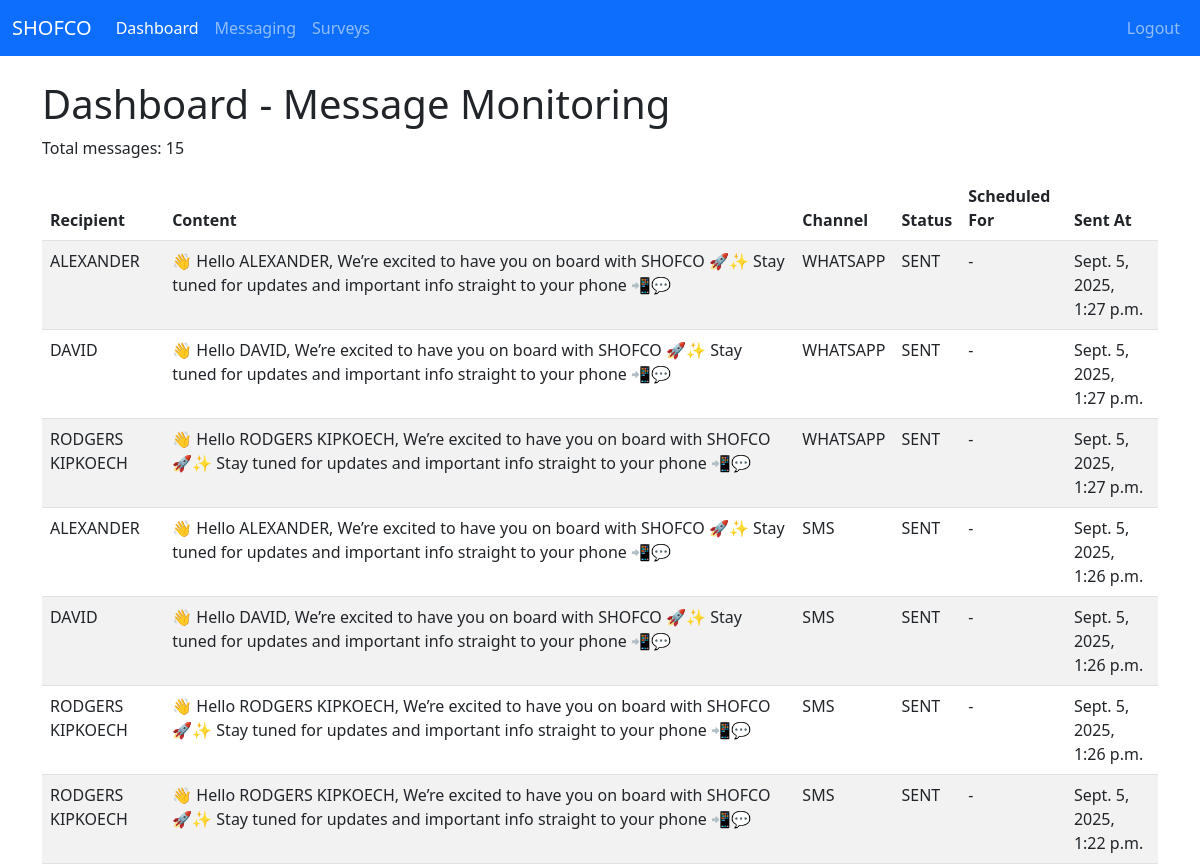
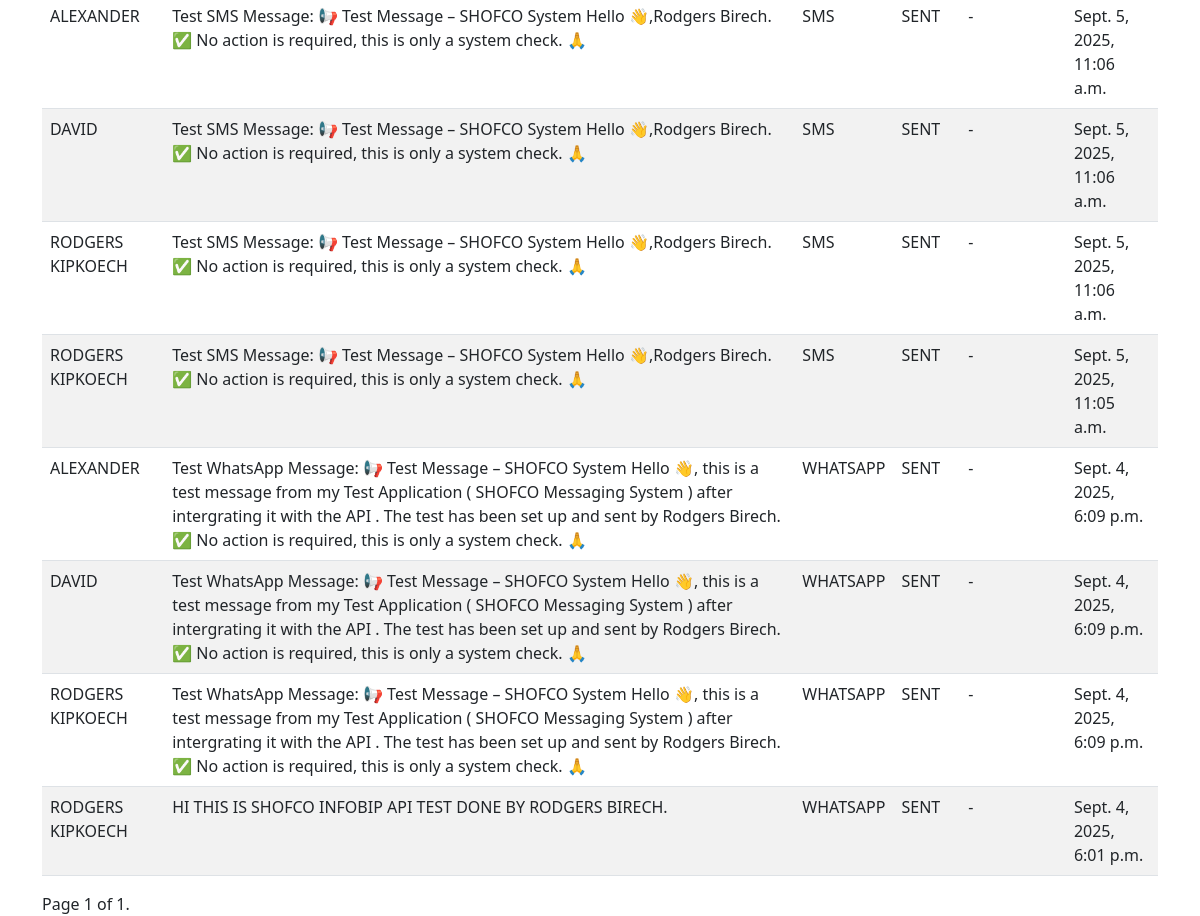
The page /dashboard/ (signed in) on the database its author committed (2 pictures, top to bottom).
### messaging/models.py (models this page shows, shortened)
class Message(models.Model):
    CHANNEL_CHOICES = [('SMS', 'SMS'), ('WHATSAPP', 'WhatsApp'), ('EMAIL', 'Email')]
    recipient = models.ForeignKey(Beneficiary, on_delete=models.CASCADE)
    content = models.TextField()
    channel = models.CharField(max_length=10, choices=CHANNEL_CHOICES)
    status = models.CharField(max_length=20, default='PENDING')
    sent_at = models.DateTimeField(null=True, blank=True)
    scheduled_for = models.DateTimeField(null=True, blank=True)  # new field
    message_sid = models.CharField(max_length=64, null=True, blank=True)

### beneficiaries/models.py (models this page shows, shortened)
class Beneficiary(models.Model):
    name = models.CharField(max_length=100)
    phone_number = models.CharField(max_length=15)
    email = models.EmailField(blank=True, null=True)
    infobip_synced = models.BooleanField(default=False)  # New field

### dashboard/views.py (the view)
# urls.py: path('', dashboard_home, name='dashboard_home'),
def dashboard_home(request):
    total_messages = Message.objects.count()
    sent_messages = Message.objects.filter(status='SENT').count()
    pending_messages = Message.objects.filter(status='PENDING').count()
    total_beneficiaries = Beneficiary.objects.count()
    messages_list = (
        Message.objects
        .annotate(order_time=Coalesce('sent_at', 'scheduled_for', Value(now())))
        .order_by('-order_time')
    )
    paginator = Paginator(messages_list, 50)
    page_number = request.GET.get('page')
    page_obj = paginator.get_page(page_number)
    context = {
        'total_messages': total_messages,
        'sent_messages': sent_messages,
        'pending_messages': pending_messages,
        'total_beneficiaries': total_beneficiaries,
        'messages': page_obj,
    }
    return render(request, 'home.html', context)

### templates/home.html (shortened to what this page needs)
{% extends "base.html" %}
{% block content %}
<h1>Dashboard - Message Monitoring</h1>
<p>Total messages: {{ total_messages }}</p>
<table class="table table-striped">
  <thead>
    <tr>
      <th>Recipient</th>
      <th>Content</th>
      <th>Channel</th>
      <th>Status</th>
      <th>Scheduled For</th>
      <th>Sent At</th>
    </tr>
  </thead>
  <tbody>
    {% for message in messages %}
      <tr>
        <td>
          {% if message.recipient.name %}
            {{ message.recipient.name }}
          {% else %}
            {{ message.recipient.phone_number }}
          {% endif %}
        </td>
        <td>{{ message.content }}</td>
        <td>{{ message.channel }}</td>
        <td>{{ message.status }}</td>
        <td>{{ message.scheduled_for|default:"-" }}</td>
        <td>{{ message.sent_at|default:"-" }}</td>
      </tr>
    {% empty %}
      <tr><td colspan="6">No messages found.</td></tr>
    {% endfor %}
  </tbody>
</table>
<div class="pagination">
  <span>
    Page {{ messages.number }} of {{ messages.paginator.num_pages }}.
  </span>
</div>
{% endblock %}

### rows shown on the page
Message: recipient.name "ALEXANDER", content "👋 Hello ALEXANDER, We’re excited to have you on board with SHOFCO 🚀✨ Stay tuned for updates and important info straight to your phone 📲💬", channel "WHATSAPP", status "SENT", scheduled_for "-", sent_at "Sept. 5, 2025, 1:27 p.m."
Message: recipient.name "DAVID", content "👋 Hello DAVID, We’re excited to have you on board with SHOFCO 🚀✨ Stay tuned for updates and important info straight to your phone 📲💬", channel "WHATSAPP", status "SENT", scheduled_for "-", sent_at "Sept. 5, 2025, 1:27 p.m."
Message: recipient.name "RODGERS KIPKOECH", content "👋 Hello RODGERS KIPKOECH, We’re excited to have you on board with SHOFCO 🚀✨ Stay tuned for updates and important info straight to your phone 📲💬", channel "WHATSAPP", status "SENT", scheduled_for "-", sent_at "Sept. 5, 2025, 1:27 p.m."
Message: recipient.name "ALEXANDER", content "👋 Hello ALEXANDER, We’re excited to have you on board with SHOFCO 🚀✨ Stay tuned for updates and important info straight to your phone 📲💬", channel "SMS", status "SENT", scheduled_for "-", sent_at "Sept. 5, 2025, 1:26 p.m."
Message: recipient.name "DAVID", content "👋 Hello DAVID, We’re excited to have you on board with SHOFCO 🚀✨ Stay tuned for updates and important info straight to your phone 📲💬", channel "SMS", status "SENT", scheduled_for "-", sent_at "Sept. 5, 2025, 1:26 p.m."
Message: recipient.name "RODGERS KIPKOECH", content "👋 Hello RODGERS KIPKOECH, We’re excited to have you on board with SHOFCO 🚀✨ Stay tuned for updates and important info straight to your phone 📲💬", channel "SMS", status "SENT", scheduled_for "-", sent_at "Sept. 5, 2025, 1:26 p.m."
Message: recipient.name "RODGERS KIPKOECH", content "👋 Hello RODGERS KIPKOECH, We’re excited to have you on board with SHOFCO 🚀✨ Stay tuned for updates and important info straight to your phone 📲💬", channel "SMS", status "SENT", scheduled_for "-", sent_at "Sept. 5, 2025, 1:22 p.m."
Message: recipient.name "ALEXANDER", content "Test SMS Message: 📢 Test Message – SHOFCO System Hello 👋,Rodgers Birech. ✅ No action is required, this is only a system check. 🙏", channel "SMS", status "SENT", scheduled_for "-", sent_at "Sept. 5, 2025, 11:06 a.m."
Message: recipient.name "DAVID", content "Test SMS Message: 📢 Test Message – SHOFCO System Hello 👋,Rodgers Birech. ✅ No action is required, this is only a system check. 🙏", channel "SMS", status "SENT", scheduled_for "-", sent_at "Sept. 5, 2025, 11:06 a.m."
Message: recipient.name "RODGERS KIPKOECH", content "Test SMS Message: 📢 Test Message – SHOFCO System Hello 👋,Rodgers Birech. ✅ No action is required, this is only a system check. 🙏", channel "SMS", status "SENT", scheduled_for "-", sent_at "Sept. 5, 2025, 11:06 a.m."
Message: recipient.name "RODGERS KIPKOECH", content "Test SMS Message: 📢 Test Message – SHOFCO System Hello 👋,Rodgers Birech. ✅ No action is required, this is only a system check. 🙏", channel "SMS", status "SENT", scheduled_for "-", sent_at "Sept. 5, 2025, 11:05 a.m."
Message: recipient.name "ALEXANDER", content "Test WhatsApp Message: 📢 Test Message – SHOFCO System Hello 👋, this is a test message from my Test Application ( SHOFCO Messaging System ) after intergrating it with the API . The test has been set up and sent by Rodgers Birech. ✅ No action is required, this is only a system check. 🙏", channel "WHATSAPP", status "SENT", scheduled_for "-", sent_at "Sept. 4, 2025, 6:09 p.m."
Message: recipient.name "DAVID", content "Test WhatsApp Message: 📢 Test Message – SHOFCO System Hello 👋, this is a test message from my Test Application ( SHOFCO Messaging System ) after intergrating it with the API . The test has been set up and sent by Rodgers Birech. ✅ No action is required, this is only a system check. 🙏", channel "WHATSAPP", status "SENT", scheduled_for "-", sent_at "Sept. 4, 2025, 6:09 p.m."
Message: recipient.name "RODGERS KIPKOECH", content "Test WhatsApp Message: 📢 Test Message – SHOFCO System Hello 👋, this is a test message from my Test Application ( SHOFCO Messaging System ) after intergrating it with the API . The test has been set up and sent by Rodgers Birech. ✅ No action is required, this is only a system check. 🙏", channel "WHATSAPP", status "SENT", scheduled_for "-", sent_at "Sept. 4, 2025, 6:09 p.m."
Message: recipient.name "RODGERS KIPKOECH", content "HI THIS IS SHOFCO INFOBIP API TEST DONE BY RODGERS BIRECH.", channel "WHATSAPP", status "SENT", scheduled_for "-", sent_at "Sept. 4, 2025, 6:01 p.m."

### other values the page prints
{{ total_messages }} "15"
{{ messages.number }} "1"
{{ messages.paginator.num_pages }} "1"
